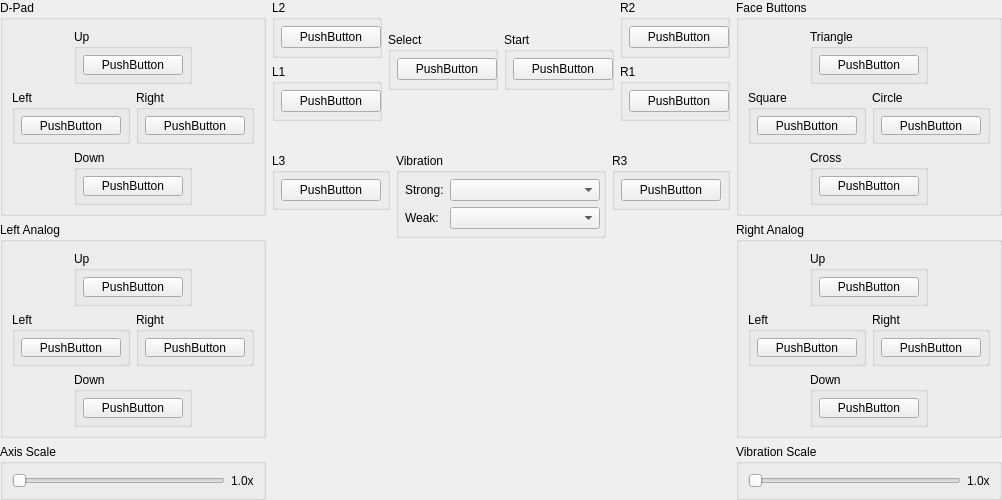
<?xml version="1.0" encoding="UTF-8"?>
<ui version="4.0">
 <class>ControllerBindingWidget_DualShock2</class>
 <widget class="QWidget" name="ControllerBindingWidget_DualShock2">
  <property name="geometry">
   <rect>
    <x>0</x>
    <y>0</y>
    <width>1002</width>
    <height>500</height>
   </rect>
  </property>
  <property name="sizePolicy">
   <sizepolicy hsizetype="MinimumExpanding" vsizetype="Preferred">
    <horstretch>0</horstretch>
    <verstretch>0</verstretch>
   </sizepolicy>
  </property>
  <property name="minimumSize">
   <size>
    <width>1000</width>
    <height>500</height>
   </size>
  </property>
  <property name="windowTitle">
   <string>Form</string>
  </property>
  <layout class="QHBoxLayout" name="horizontalLayout_5">
   <property name="leftMargin">
    <number>0</number>
   </property>
   <property name="topMargin">
    <number>0</number>
   </property>
   <property name="rightMargin">
    <number>0</number>
   </property>
   <property name="bottomMargin">
    <number>0</number>
   </property>
   <item>
    <layout class="QVBoxLayout" name="verticalLayout_2">
     <item>
      <widget class="QGroupBox" name="groupBox">
       <property name="title">
        <string>D-Pad</string>
       </property>
       <layout class="QGridLayout" name="gridLayout_5">
        <item row="3" column="1" colspan="2">
         <widget class="QGroupBox" name="groupBox_5">
          <property name="title">
           <string>Down</string>
          </property>
          <layout class="QGridLayout" name="gridLayout_4">
           <property name="leftMargin">
            <number>6</number>
           </property>
           <property name="topMargin">
            <number>6</number>
           </property>
           <property name="rightMargin">
            <number>6</number>
           </property>
           <property name="bottomMargin">
            <number>6</number>
           </property>
           <item row="0" column="0">
            <widget class="InputBindingWidget" name="Down">
             <property name="minimumSize">
              <size>
               <width>100</width>
               <height>0</height>
              </size>
             </property>
             <property name="maximumSize">
              <size>
               <width>100</width>
               <height>16777215</height>
              </size>
             </property>
             <property name="text">
              <string>PushButton</string>
             </property>
            </widget>
           </item>
          </layout>
         </widget>
        </item>
        <item row="2" column="0" colspan="2">
         <widget class="QGroupBox" name="groupBox_3">
          <property name="title">
           <string>Left</string>
          </property>
          <layout class="QGridLayout" name="gridLayout_2">
           <property name="leftMargin">
            <number>6</number>
           </property>
           <property name="topMargin">
            <number>6</number>
           </property>
           <property name="rightMargin">
            <number>6</number>
           </property>
           <property name="bottomMargin">
            <number>6</number>
           </property>
           <item row="0" column="0">
            <widget class="InputBindingWidget" name="Left">
             <property name="minimumSize">
              <size>
               <width>100</width>
               <height>0</height>
              </size>
             </property>
             <property name="maximumSize">
              <size>
               <width>100</width>
               <height>16777215</height>
              </size>
             </property>
             <property name="text">
              <string>PushButton</string>
             </property>
            </widget>
           </item>
          </layout>
         </widget>
        </item>
        <item row="0" column="1" colspan="2">
         <widget class="QGroupBox" name="groupBox_2">
          <property name="title">
           <string>Up</string>
          </property>
          <layout class="QGridLayout" name="gridLayout">
           <property name="leftMargin">
            <number>6</number>
           </property>
           <property name="topMargin">
            <number>6</number>
           </property>
           <property name="rightMargin">
            <number>6</number>
           </property>
           <property name="bottomMargin">
            <number>6</number>
           </property>
           <item row="0" column="0">
            <widget class="InputBindingWidget" name="Up">
             <property name="minimumSize">
              <size>
               <width>100</width>
               <height>0</height>
              </size>
             </property>
             <property name="maximumSize">
              <size>
               <width>100</width>
               <height>16777215</height>
              </size>
             </property>
             <property name="text">
              <string>PushButton</string>
             </property>
            </widget>
           </item>
          </layout>
         </widget>
        </item>
        <item row="2" column="2" colspan="2">
         <widget class="QGroupBox" name="groupBox_4">
          <property name="title">
           <string>Right</string>
          </property>
          <layout class="QGridLayout" name="gridLayout_3">
           <property name="leftMargin">
            <number>6</number>
           </property>
           <property name="topMargin">
            <number>6</number>
           </property>
           <property name="rightMargin">
            <number>6</number>
           </property>
           <property name="bottomMargin">
            <number>6</number>
           </property>
           <item row="0" column="0">
            <widget class="InputBindingWidget" name="Right">
             <property name="minimumSize">
              <size>
               <width>100</width>
               <height>0</height>
              </size>
             </property>
             <property name="maximumSize">
              <size>
               <width>100</width>
               <height>16777215</height>
              </size>
             </property>
             <property name="text">
              <string>PushButton</string>
             </property>
            </widget>
           </item>
          </layout>
         </widget>
        </item>
       </layout>
      </widget>
     </item>
     <item>
      <widget class="QGroupBox" name="groupBox_6">
       <property name="title">
        <string>Left Analog</string>
       </property>
       <layout class="QGridLayout" name="gridLayout_6">
        <item row="3" column="1" colspan="2">
         <widget class="QGroupBox" name="groupBox_7">
          <property name="title">
           <string>Down</string>
          </property>
          <layout class="QGridLayout" name="gridLayout_7">
           <property name="leftMargin">
            <number>6</number>
           </property>
           <property name="topMargin">
            <number>6</number>
           </property>
           <property name="rightMargin">
            <number>6</number>
           </property>
           <property name="bottomMargin">
            <number>6</number>
           </property>
           <item row="0" column="0">
            <widget class="InputBindingWidget" name="LDown">
             <property name="minimumSize">
              <size>
               <width>100</width>
               <height>0</height>
              </size>
             </property>
             <property name="maximumSize">
              <size>
               <width>100</width>
               <height>16777215</height>
              </size>
             </property>
             <property name="text">
              <string>PushButton</string>
             </property>
            </widget>
           </item>
          </layout>
         </widget>
        </item>
        <item row="2" column="0" colspan="2">
         <widget class="QGroupBox" name="groupBox_8">
          <property name="title">
           <string>Left</string>
          </property>
          <layout class="QGridLayout" name="gridLayout_8">
           <property name="leftMargin">
            <number>6</number>
           </property>
           <property name="topMargin">
            <number>6</number>
           </property>
           <property name="rightMargin">
            <number>6</number>
           </property>
           <property name="bottomMargin">
            <number>6</number>
           </property>
           <item row="0" column="0">
            <widget class="InputBindingWidget" name="LLeft">
             <property name="minimumSize">
              <size>
               <width>100</width>
               <height>0</height>
              </size>
             </property>
             <property name="maximumSize">
              <size>
               <width>100</width>
               <height>16777215</height>
              </size>
             </property>
             <property name="text">
              <string>PushButton</string>
             </property>
            </widget>
           </item>
          </layout>
         </widget>
        </item>
        <item row="0" column="1" colspan="2">
         <widget class="QGroupBox" name="groupBox_9">
          <property name="title">
           <string>Up</string>
          </property>
          <layout class="QGridLayout" name="gridLayout_9">
           <property name="leftMargin">
            <number>6</number>
           </property>
           <property name="topMargin">
            <number>6</number>
           </property>
           <property name="rightMargin">
            <number>6</number>
           </property>
           <property name="bottomMargin">
            <number>6</number>
           </property>
           <item row="0" column="0">
            <widget class="InputBindingWidget" name="LUp">
             <property name="minimumSize">
              <size>
               <width>100</width>
               <height>0</height>
              </size>
             </property>
             <property name="maximumSize">
              <size>
               <width>100</width>
               <height>16777215</height>
              </size>
             </property>
             <property name="text">
              <string>PushButton</string>
             </property>
            </widget>
           </item>
          </layout>
         </widget>
        </item>
        <item row="2" column="2" colspan="2">
         <widget class="QGroupBox" name="groupBox_10">
          <property name="title">
           <string>Right</string>
          </property>
          <layout class="QGridLayout" name="gridLayout_10">
           <property name="leftMargin">
            <number>6</number>
           </property>
           <property name="topMargin">
            <number>6</number>
           </property>
           <property name="rightMargin">
            <number>6</number>
           </property>
           <property name="bottomMargin">
            <number>6</number>
           </property>
           <item row="0" column="0">
            <widget class="InputBindingWidget" name="LRight">
             <property name="minimumSize">
              <size>
               <width>100</width>
               <height>0</height>
              </size>
             </property>
             <property name="maximumSize">
              <size>
               <width>100</width>
               <height>16777215</height>
              </size>
             </property>
             <property name="text">
              <string>PushButton</string>
             </property>
            </widget>
           </item>
          </layout>
         </widget>
        </item>
       </layout>
      </widget>
     </item>
     <item>
      <widget class="QGroupBox" name="groupBox_30">
       <property name="title">
        <string>Axis Scale</string>
       </property>
       <layout class="QHBoxLayout" name="horizontalLayout_2">
        <item>
         <widget class="QSlider" name="AxisScale">
          <property name="orientation">
           <enum>Qt::Horizontal</enum>
          </property>
         </widget>
        </item>
        <item>
         <widget class="QLabel" name="AxisScaleLabel">
          <property name="text">
           <string>1.0x</string>
          </property>
         </widget>
        </item>
       </layout>
      </widget>
     </item>
     <item>
      <spacer name="verticalSpacer_5">
       <property name="orientation">
        <enum>Qt::Vertical</enum>
       </property>
       <property name="sizeHint" stdset="0">
        <size>
         <width>20</width>
         <height>40</height>
        </size>
       </property>
      </spacer>
     </item>
    </layout>
   </item>
   <item>
    <layout class="QVBoxLayout" name="verticalLayout_6">
     <item>
      <layout class="QGridLayout" name="gridLayout_27">
       <item row="0" column="0" rowspan="2">
        <widget class="QGroupBox" name="groupBox_21">
         <property name="title">
          <string>L2</string>
         </property>
         <layout class="QGridLayout" name="gridLayout_21">
          <property name="leftMargin">
           <number>6</number>
          </property>
          <property name="topMargin">
           <number>6</number>
          </property>
          <property name="rightMargin">
           <number>6</number>
          </property>
          <property name="bottomMargin">
           <number>6</number>
          </property>
          <item row="0" column="0">
           <widget class="InputBindingWidget" name="L2">
            <property name="minimumSize">
             <size>
              <width>100</width>
              <height>0</height>
             </size>
            </property>
            <property name="maximumSize">
             <size>
              <width>100</width>
              <height>16777215</height>
             </size>
            </property>
            <property name="text">
             <string>PushButton</string>
            </property>
           </widget>
          </item>
         </layout>
        </widget>
       </item>
       <item row="0" column="3" rowspan="2">
        <widget class="QGroupBox" name="groupBox_23">
         <property name="title">
          <string>R2</string>
         </property>
         <layout class="QGridLayout" name="gridLayout_23">
          <property name="leftMargin">
           <number>6</number>
          </property>
          <property name="topMargin">
           <number>6</number>
          </property>
          <property name="rightMargin">
           <number>6</number>
          </property>
          <property name="bottomMargin">
           <number>6</number>
          </property>
          <item row="0" column="0">
           <widget class="InputBindingWidget" name="R2">
            <property name="minimumSize">
             <size>
              <width>100</width>
              <height>0</height>
             </size>
            </property>
            <property name="maximumSize">
             <size>
              <width>100</width>
              <height>16777215</height>
             </size>
            </property>
            <property name="text">
             <string>PushButton</string>
            </property>
           </widget>
          </item>
         </layout>
        </widget>
       </item>
       <item row="1" column="1" rowspan="2">
        <widget class="QGroupBox" name="groupBox_25">
         <property name="title">
          <string>Select</string>
         </property>
         <layout class="QGridLayout" name="gridLayout_25">
          <property name="leftMargin">
           <number>6</number>
          </property>
          <property name="topMargin">
           <number>6</number>
          </property>
          <property name="rightMargin">
           <number>6</number>
          </property>
          <property name="bottomMargin">
           <number>6</number>
          </property>
          <item row="0" column="0">
           <widget class="InputBindingWidget" name="Select">
            <property name="minimumSize">
             <size>
              <width>100</width>
              <height>0</height>
             </size>
            </property>
            <property name="maximumSize">
             <size>
              <width>100</width>
              <height>16777215</height>
             </size>
            </property>
            <property name="text">
             <string>PushButton</string>
            </property>
           </widget>
          </item>
         </layout>
        </widget>
       </item>
       <item row="2" column="0" rowspan="2">
        <widget class="QGroupBox" name="groupBox_22">
         <property name="title">
          <string>L1</string>
         </property>
         <layout class="QGridLayout" name="gridLayout_22">
          <property name="leftMargin">
           <number>6</number>
          </property>
          <property name="topMargin">
           <number>6</number>
          </property>
          <property name="rightMargin">
           <number>6</number>
          </property>
          <property name="bottomMargin">
           <number>6</number>
          </property>
          <item row="0" column="0">
           <widget class="InputBindingWidget" name="L1">
            <property name="minimumSize">
             <size>
              <width>100</width>
              <height>0</height>
             </size>
            </property>
            <property name="maximumSize">
             <size>
              <width>100</width>
              <height>16777215</height>
             </size>
            </property>
            <property name="text">
             <string>PushButton</string>
            </property>
           </widget>
          </item>
         </layout>
        </widget>
       </item>
       <item row="2" column="3" rowspan="2">
        <widget class="QGroupBox" name="groupBox_24">
         <property name="title">
          <string>R1</string>
         </property>
         <layout class="QGridLayout" name="gridLayout_24">
          <property name="leftMargin">
           <number>6</number>
          </property>
          <property name="topMargin">
           <number>6</number>
          </property>
          <property name="rightMargin">
           <number>6</number>
          </property>
          <property name="bottomMargin">
           <number>6</number>
          </property>
          <item row="0" column="0">
           <widget class="InputBindingWidget" name="R1">
            <property name="minimumSize">
             <size>
              <width>100</width>
              <height>0</height>
             </size>
            </property>
            <property name="maximumSize">
             <size>
              <width>100</width>
              <height>16777215</height>
             </size>
            </property>
            <property name="text">
             <string>PushButton</string>
            </property>
           </widget>
          </item>
         </layout>
        </widget>
       </item>
       <item row="1" column="2" rowspan="2">
        <widget class="QGroupBox" name="groupBox_26">
         <property name="title">
          <string>Start</string>
         </property>
         <layout class="QGridLayout" name="gridLayout_26">
          <property name="leftMargin">
           <number>6</number>
          </property>
          <property name="topMargin">
           <number>6</number>
          </property>
          <property name="rightMargin">
           <number>6</number>
          </property>
          <property name="bottomMargin">
           <number>6</number>
          </property>
          <item row="0" column="0">
           <widget class="InputBindingWidget" name="Start">
            <property name="minimumSize">
             <size>
              <width>100</width>
              <height>0</height>
             </size>
            </property>
            <property name="maximumSize">
             <size>
              <width>100</width>
              <height>16777215</height>
             </size>
            </property>
            <property name="text">
             <string>PushButton</string>
            </property>
           </widget>
          </item>
         </layout>
        </widget>
       </item>
      </layout>
     </item>
     <item>
      <layout class="QHBoxLayout" name="horizontalLayout_4">
       <item>
        <spacer name="horizontalSpacer">
         <property name="orientation">
          <enum>Qt::Horizontal</enum>
         </property>
         <property name="sizeHint" stdset="0">
          <size>
           <width>40</width>
           <height>20</height>
          </size>
         </property>
        </spacer>
       </item>
       <item>
        <widget class="QLabel" name="label">
         <property name="sizePolicy">
          <sizepolicy hsizetype="Fixed" vsizetype="Fixed">
           <horstretch>0</horstretch>
           <verstretch>0</verstretch>
          </sizepolicy>
         </property>
         <property name="maximumSize">
          <size>
           <width>400</width>
           <height>266</height>
          </size>
         </property>
         <property name="text">
          <string/>
         </property>
         <property name="pixmap">
          <pixmap resource="../resources/resources.qrc">:/images/dualshock-2.png</pixmap>
         </property>
         <property name="scaledContents">
          <bool>true</bool>
         </property>
        </widget>
       </item>
       <item>
        <spacer name="horizontalSpacer_2">
         <property name="orientation">
          <enum>Qt::Horizontal</enum>
         </property>
         <property name="sizeHint" stdset="0">
          <size>
           <width>40</width>
           <height>20</height>
          </size>
         </property>
        </spacer>
       </item>
      </layout>
     </item>
     <item>
      <layout class="QHBoxLayout" name="horizontalLayout" stretch="0,1,0">
       <item>
        <layout class="QVBoxLayout" name="verticalLayout_5">
         <item>
          <widget class="QGroupBox" name="groupBox_27">
           <property name="title">
            <string>L3</string>
           </property>
           <layout class="QGridLayout" name="gridLayout_28">
            <property name="leftMargin">
             <number>6</number>
            </property>
            <property name="topMargin">
             <number>6</number>
            </property>
            <property name="rightMargin">
             <number>6</number>
            </property>
            <property name="bottomMargin">
             <number>6</number>
            </property>
            <item row="0" column="0">
             <widget class="InputBindingWidget" name="L3">
              <property name="minimumSize">
               <size>
                <width>100</width>
                <height>0</height>
               </size>
              </property>
              <property name="maximumSize">
               <size>
                <width>100</width>
                <height>16777215</height>
               </size>
              </property>
              <property name="text">
               <string>PushButton</string>
              </property>
             </widget>
            </item>
           </layout>
          </widget>
         </item>
         <item>
          <spacer name="verticalSpacer">
           <property name="orientation">
            <enum>Qt::Vertical</enum>
           </property>
           <property name="sizeHint" stdset="0">
            <size>
             <width>20</width>
             <height>40</height>
            </size>
           </property>
          </spacer>
         </item>
        </layout>
       </item>
       <item>
        <layout class="QVBoxLayout" name="verticalLayout_3">
         <item>
          <widget class="QGroupBox" name="groupBox_29">
           <property name="title">
            <string>Vibration</string>
           </property>
           <layout class="QFormLayout" name="formLayout">
            <property name="leftMargin">
             <number>6</number>
            </property>
            <property name="topMargin">
             <number>6</number>
            </property>
            <property name="rightMargin">
             <number>3</number>
            </property>
            <property name="bottomMargin">
             <number>6</number>
            </property>
            <item row="0" column="0">
             <widget class="QLabel" name="label_2">
              <property name="text">
               <string>Strong:</string>
              </property>
             </widget>
            </item>
            <item row="0" column="1">
             <widget class="QComboBox" name="LargeMotor"/>
            </item>
            <item row="1" column="0">
             <widget class="QLabel" name="label_3">
              <property name="text">
               <string>Weak:</string>
              </property>
             </widget>
            </item>
            <item row="1" column="1">
             <widget class="QComboBox" name="SmallMotor"/>
            </item>
           </layout>
          </widget>
         </item>
         <item>
          <spacer name="verticalSpacer_3">
           <property name="orientation">
            <enum>Qt::Vertical</enum>
           </property>
           <property name="sizeHint" stdset="0">
            <size>
             <width>20</width>
             <height>40</height>
            </size>
           </property>
          </spacer>
         </item>
        </layout>
       </item>
       <item>
        <layout class="QVBoxLayout" name="verticalLayout_4">
         <item>
          <widget class="QGroupBox" name="groupBox_28">
           <property name="title">
            <string>R3</string>
           </property>
           <layout class="QGridLayout" name="gridLayout_29">
            <property name="leftMargin">
             <number>6</number>
            </property>
            <property name="topMargin">
             <number>6</number>
            </property>
            <property name="rightMargin">
             <number>6</number>
            </property>
            <property name="bottomMargin">
             <number>6</number>
            </property>
            <item row="0" column="0">
             <widget class="InputBindingWidget" name="R3">
              <property name="minimumSize">
               <size>
                <width>100</width>
                <height>0</height>
               </size>
              </property>
              <property name="maximumSize">
               <size>
                <width>100</width>
                <height>16777215</height>
               </size>
              </property>
              <property name="text">
               <string>PushButton</string>
              </property>
             </widget>
            </item>
           </layout>
          </widget>
         </item>
         <item>
          <spacer name="verticalSpacer_2">
           <property name="orientation">
            <enum>Qt::Vertical</enum>
           </property>
           <property name="sizeHint" stdset="0">
            <size>
             <width>20</width>
             <height>40</height>
            </size>
           </property>
          </spacer>
         </item>
        </layout>
       </item>
      </layout>
     </item>
    </layout>
   </item>
   <item>
    <layout class="QVBoxLayout" name="verticalLayout">
     <item>
      <widget class="QGroupBox" name="groupBox_16">
       <property name="title">
        <string>Face Buttons</string>
       </property>
       <layout class="QGridLayout" name="gridLayout_16">
        <item row="3" column="1" colspan="2">
         <widget class="QGroupBox" name="groupBox_17">
          <property name="title">
           <string>Cross</string>
          </property>
          <layout class="QGridLayout" name="gridLayout_17">
           <property name="leftMargin">
            <number>6</number>
           </property>
           <property name="topMargin">
            <number>6</number>
           </property>
           <property name="rightMargin">
            <number>6</number>
           </property>
           <property name="bottomMargin">
            <number>6</number>
           </property>
           <item row="0" column="0">
            <widget class="InputBindingWidget" name="Cross">
             <property name="minimumSize">
              <size>
               <width>100</width>
               <height>0</height>
              </size>
             </property>
             <property name="maximumSize">
              <size>
               <width>100</width>
               <height>16777215</height>
              </size>
             </property>
             <property name="text">
              <string>PushButton</string>
             </property>
            </widget>
           </item>
          </layout>
         </widget>
        </item>
        <item row="2" column="0" colspan="2">
         <widget class="QGroupBox" name="groupBox_18">
          <property name="title">
           <string>Square</string>
          </property>
          <layout class="QGridLayout" name="gridLayout_18">
           <property name="leftMargin">
            <number>6</number>
           </property>
           <property name="topMargin">
            <number>6</number>
           </property>
           <property name="rightMargin">
            <number>6</number>
           </property>
           <property name="bottomMargin">
            <number>6</number>
           </property>
           <item row="0" column="0">
            <widget class="InputBindingWidget" name="Square">
             <property name="minimumSize">
              <size>
               <width>100</width>
               <height>0</height>
              </size>
             </property>
             <property name="maximumSize">
              <size>
               <width>100</width>
               <height>16777215</height>
              </size>
             </property>
             <property name="text">
              <string>PushButton</string>
             </property>
            </widget>
           </item>
          </layout>
         </widget>
        </item>
        <item row="0" column="1" colspan="2">
         <widget class="QGroupBox" name="groupBox_19">
          <property name="title">
           <string>Triangle</string>
          </property>
          <layout class="QGridLayout" name="gridLayout_19">
           <property name="leftMargin">
            <number>6</number>
           </property>
           <property name="topMargin">
            <number>6</number>
           </property>
           <property name="rightMargin">
            <number>6</number>
           </property>
           <property name="bottomMargin">
            <number>6</number>
           </property>
           <item row="0" column="0">
            <widget class="InputBindingWidget" name="Triangle">
             <property name="minimumSize">
              <size>
               <width>100</width>
               <height>0</height>
              </size>
             </property>
             <property name="maximumSize">
              <size>
               <width>100</width>
               <height>16777215</height>
              </size>
             </property>
             <property name="text">
              <string>PushButton</string>
             </property>
            </widget>
           </item>
          </layout>
         </widget>
        </item>
        <item row="2" column="2" colspan="2">
         <widget class="QGroupBox" name="groupBox_20">
          <property name="title">
           <string>Circle</string>
          </property>
          <layout class="QGridLayout" name="gridLayout_20">
           <property name="leftMargin">
            <number>6</number>
           </property>
           <property name="topMargin">
            <number>6</number>
           </property>
           <property name="rightMargin">
            <number>6</number>
           </property>
           <property name="bottomMargin">
            <number>6</number>
           </property>
           <item row="0" column="0">
            <widget class="InputBindingWidget" name="Circle">
             <property name="minimumSize">
              <size>
               <width>100</width>
               <height>0</height>
              </size>
             </property>
             <property name="maximumSize">
              <size>
               <width>100</width>
               <height>16777215</height>
              </size>
             </property>
             <property name="text">
              <string>PushButton</string>
             </property>
            </widget>
           </item>
          </layout>
         </widget>
        </item>
       </layout>
      </widget>
     </item>
     <item>
      <widget class="QGroupBox" name="groupBox_11">
       <property name="title">
        <string>Right Analog</string>
       </property>
       <layout class="QGridLayout" name="gridLayout_11">
        <item row="3" column="1" colspan="2">
         <widget class="QGroupBox" name="groupBox_12">
          <property name="title">
           <string>Down</string>
          </property>
          <layout class="QGridLayout" name="gridLayout_12">
           <property name="leftMargin">
            <number>6</number>
           </property>
           <property name="topMargin">
            <number>6</number>
           </property>
           <property name="rightMargin">
            <number>6</number>
           </property>
           <property name="bottomMargin">
            <number>6</number>
           </property>
           <item row="0" column="0">
            <widget class="InputBindingWidget" name="RDown">
             <property name="minimumSize">
              <size>
               <width>100</width>
               <height>0</height>
              </size>
             </property>
             <property name="maximumSize">
              <size>
               <width>100</width>
               <height>16777215</height>
              </size>
             </property>
             <property name="text">
              <string>PushButton</string>
             </property>
            </widget>
           </item>
          </layout>
         </widget>
        </item>
        <item row="2" column="0" colspan="2">
         <widget class="QGroupBox" name="groupBox_13">
          <property name="title">
           <string>Left</string>
          </property>
          <layout class="QGridLayout" name="gridLayout_13">
           <property name="leftMargin">
            <number>6</number>
           </property>
           <property name="topMargin">
            <number>6</number>
           </property>
           <property name="rightMargin">
            <number>6</number>
           </property>
           <property name="bottomMargin">
            <number>6</number>
           </property>
           <item row="0" column="0">
            <widget class="InputBindingWidget" name="RLeft">
             <property name="minimumSize">
              <size>
               <width>100</width>
               <height>0</height>
              </size>
             </property>
             <property name="maximumSize">
              <size>
               <width>100</width>
               <height>16777215</height>
              </size>
             </property>
             <property name="text">
              <string>PushButton</string>
             </property>
            </widget>
           </item>
          </layout>
         </widget>
        </item>
        <item row="0" column="1" colspan="2">
         <widget class="QGroupBox" name="groupBox_14">
          <property name="title">
           <string>Up</string>
          </property>
          <layout class="QGridLayout" name="gridLayout_14">
           <property name="leftMargin">
            <number>6</number>
           </property>
           <property name="topMargin">
            <number>6</number>
           </property>
           <property name="rightMargin">
            <number>6</number>
           </property>
           <property name="bottomMargin">
            <number>6</number>
           </property>
           <item row="0" column="0">
            <widget class="InputBindingWidget" name="RUp">
             <property name="minimumSize">
              <size>
               <width>100</width>
               <height>0</height>
              </size>
             </property>
             <property name="maximumSize">
              <size>
               <width>100</width>
               <height>16777215</height>
              </size>
             </property>
             <property name="text">
              <string>PushButton</string>
             </property>
            </widget>
           </item>
          </layout>
         </widget>
        </item>
        <item row="2" column="2" colspan="2">
         <widget class="QGroupBox" name="groupBox_15">
          <property name="title">
           <string>Right</string>
          </property>
          <layout class="QGridLayout" name="gridLayout_15">
           <property name="leftMargin">
            <number>6</number>
           </property>
           <property name="topMargin">
            <number>6</number>
           </property>
           <property name="rightMargin">
            <number>6</number>
           </property>
           <property name="bottomMargin">
            <number>6</number>
           </property>
           <item row="0" column="0">
            <widget class="InputBindingWidget" name="RRight">
             <property name="minimumSize">
              <size>
               <width>100</width>
               <height>0</height>
              </size>
             </property>
             <property name="maximumSize">
              <size>
               <width>100</width>
               <height>16777215</height>
              </size>
             </property>
             <property name="text">
              <string>PushButton</string>
             </property>
            </widget>
           </item>
          </layout>
         </widget>
        </item>
       </layout>
      </widget>
     </item>
     <item>
      <widget class="QGroupBox" name="groupBox_31">
       <property name="title">
        <string>Vibration Scale</string>
       </property>
       <layout class="QHBoxLayout" name="horizontalLayout_3">
        <item>
         <widget class="QSlider" name="VibrationScale">
          <property name="orientation">
           <enum>Qt::Horizontal</enum>
          </property>
         </widget>
        </item>
        <item>
         <widget class="QLabel" name="VibrationScaleLabel">
          <property name="text">
           <string>1.0x</string>
          </property>
         </widget>
        </item>
       </layout>
      </widget>
     </item>
     <item>
      <spacer name="verticalSpacer_4">
       <property name="orientation">
        <enum>Qt::Vertical</enum>
       </property>
       <property name="sizeHint" stdset="0">
        <size>
         <width>20</width>
         <height>40</height>
        </size>
       </property>
      </spacer>
     </item>
    </layout>
   </item>
  </layout>
 </widget>
 <customwidgets>
  <customwidget>
   <class>InputBindingWidget</class>
   <extends>QPushButton</extends>
   <header>InputBindingWidget.h</header>
  </customwidget>
 </customwidgets>
 <resources>
  <include location="../resources/resources.qrc"/>
  <include location="../resources/resources.qrc"/>
 </resources>
 <connections/>
</ui>
